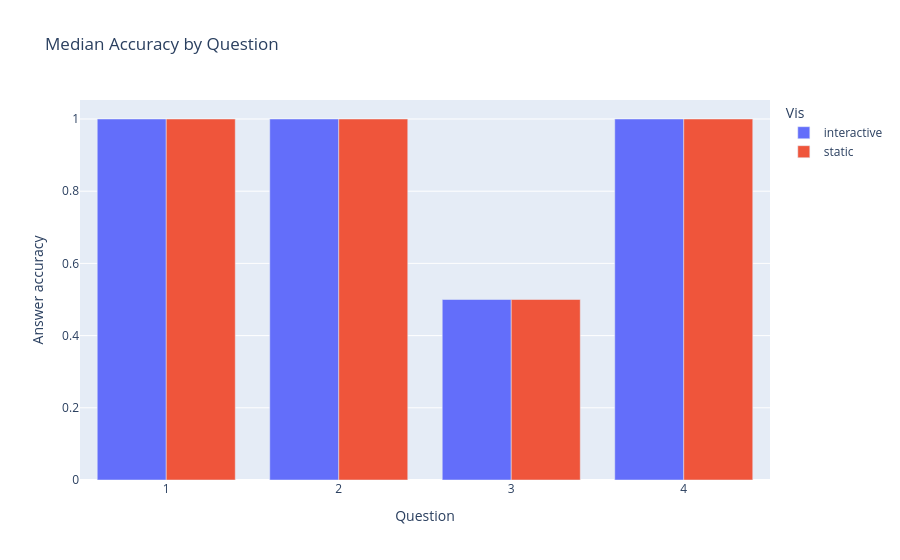

The code cell stored with this chart in its notebook:
### Code cell
medianAccuracy = evalData.groupby(["Question", "Vis"], as_index=False)["Answer accuracy"].median()

medAccuracyBarChart = px.bar(medianAccuracy, x="Question", y="Answer accuracy", color="Vis", barmode="group", title="Median Accuracy by Question")
medAccuracyBarChart.show()

### Figure 1 — Plotly figure (JSON) as saved in the notebook; plotly's stock layout.template omitted (floating-point values rounded to 4 significant figures)
{"data": [{"alignmentgroup": "True", "hovertemplate": "Vis=interactive<br>Question=%{x}<br>Answer accuracy=%{y}<extra></extra>", "legendgroup": "interactive", "marker": {"color": "#636efa", "pattern": {"shape": ""}}, "name": "interactive", "offsetgroup": "interactive", "orientation": "v", "showlegend": true, "textposition": "auto", "type": "bar", "x": [1, 2, 3, 4], "xaxis": "x", "y": [1.0, 1.0, 0.5, 1.0], "yaxis": "y"}, {"alignmentgroup": "True", "hovertemplate": "Vis=static<br>Question=%{x}<br>Answer accuracy=%{y}<extra></extra>", "legendgroup": "static", "marker": {"color": "#EF553B", "pattern": {"shape": ""}}, "name": "static", "offsetgroup": "static", "orientation": "v", "showlegend": true, "textposition": "auto", "type": "bar", "x": [1, 2, 3, 4], "xaxis": "x", "y": [1.0, 1.0, 0.5, 1.0], "yaxis": "y"}], "layout": {"barmode": "group", "legend": {"title": {"text": "Vis"}, "tracegroupgap": 0}, "title": {"text": "Median Accuracy by Question"}, "xaxis": {"anchor": "y", "domain": [0, 1], "title": {"text": "Question"}}, "yaxis": {"anchor": "x", "domain": [0, 1], "title": {"text": "Answer accuracy"}}}}
